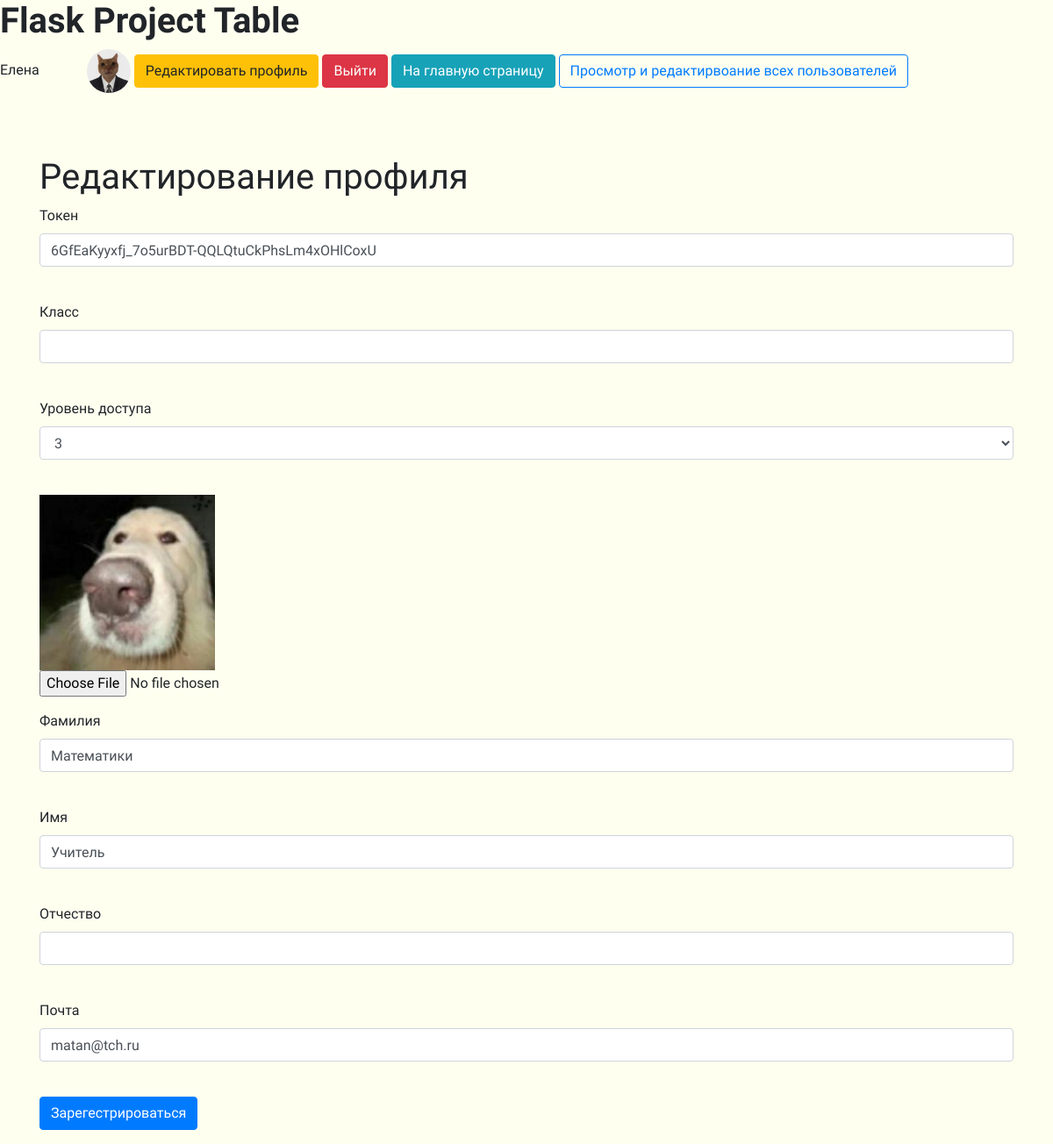
/user_edit/3 (signed in), run on the app's committed database.
### tables this page shows
CREATE TABLE "users"
(
	id INTEGER not null
		primary key,
	name VARCHAR,
	surname VARCHAR,
	patronymic VARCHAR,
	grade VARCHAR,
	email VARCHAR,
	hashed_password VARCHAR,
	modified_date DATETIME,
	access_level INTEGER,
	token VARCHAR
		unique,
	image VARCHAR default 'static/img/default.png'
);

### app.py (the view, shortened to what this page needs)
@app.route('/user_edit/<int:id>', methods=['GET', 'POST'])
@login_required
def user_edit(id):
    form = RegisterForm()
    level = 0
    if request.method == "GET":
        db_sess = db_session.create_session()
        if current_user.id == 1:
            user = db_sess.query(User).filter(User.id == id).first()
            form.access_level.choices = [(3, 3), (2, 2), (1, 1)]
            form.access_level.data = user.access_level
            level = 1 if user.id != 1 else 0
            form.password.validators = []
            form.password_again.validators = []
        else:
            user = db_sess.query(User).filter(User.id == current_user.id).first()
            form.access_level.choices = [user.access_level]
            level = 0
        if user:
            form.name.data = user.name
            form.surname.data = user.surname
            form.patronymic.data = user.patronymic
            form.grade.data = user.grade
            form.email.data = user.email
            form.token.data = user.token
        else:
            abort(404)
        image_path = user.image
    return render_template('register.html', title='Редактирование профиля', form=form,
                           level=level,
                           image_path=image_path)

### forms/register.py
class RegisterForm(FlaskForm):
    token = StringField('Токен', validators=[DataRequired()])
    grade = StringField('Класс')
    access_level = SelectField('Уровень доступа', choices=[(3, 3), (2, 2), (1, 1)])
    surname = StringField('Фамилия')
    name = StringField('Имя')
    patronymic = StringField('Отчество')
    email = EmailField('Почта', validators=[DataRequired()])
    password = PasswordField('Пароль', validators=[DataRequired()])
    password_again = PasswordField('Повторите пароль', validators=[DataRequired()])
    submit = SubmitField('Зарегестрироваться')

### app.py (called while the page is built)
@login_manager.user_loader
def load_user(user_id):
    db_sess = db_session.create_session()
    return db_sess.query(User).get(user_id)

### data/sqlalchemy/db_session.py (called while the page is built)
def create_session() -> Session:
    global __factory
    return __factory()

### templates/register.html (shortened to what this page needs)
{% extends "base.html" %}
{% block content %}
    <h1>{{ title }}</h1>
    <form action="" enctype=multipart/form-data method="post">
        <p>
            {{ form.token.label }}
            {% if level == 1 %}
                <br>{{ form.token(class="form-control", type="token") }}<br>
            {% else %}
                <br>{{ form.token(class="form-control", type="token", readonly="readonly") }}<br>
            {% endif %}
        <p>
            {{ form.grade.label }}
            {% if level == 1 %}
                <br>{{ form.grade(class="form-control", type="grade") }}<br>
            {% else %}
                <br>{{ form.grade(class="form-control", type="grade", readonly="readonly") }}<br>
            {% endif %}
        <p>
            {{ form.access_level.label }}<br>
            {{ form.access_level(class="form-control", type="access_level") }}<br>
        <p>
            <img src="{{ image_path }}" alt="А где">
            <input type=file class="form-control-file"
                   accept="image/png, image/jpg, image/jpeg" name=file value=Upload>
        <p>
            {{ form.surname.label }}<br>
            {{ form.surname(class="form-control", type="surname") }}<br>
        <p>
            {{ form.name.label }}<br>
            {{ form.name(class="form-control", type="name") }}<br>
        <p>
            {{ form.patronymic.label }}<br>
            {{ form.patronymic(class="form-control", type="patronymic") }}<br>
        <p>
            {{ form.email.label }}<br>
            {{ form.email(class="form-control", type="email") }}<br>
        <p>{{ form.submit(type="submit", class="btn btn-primary") }}</p>
    </form>
{% endblock %}

### templates/base.html (shortened to what this page needs)
<!DOCTYPE html>
<html lang="en">
<head>
    <link rel="stylesheet"
          href="https://stackpath.bootstrapcdn.com/bootstrap/4.4.1/css/bootstrap.min.css"
>
    <link rel="stylesheet" type="text/css"
          href="{{ url_for('static', filename='css/style.css') }}"/>
</head>
<body>
<h1 class="textFont SuperBold">Flask Project Table</h1>
<nav>
    {% if current_user.is_authenticated %}
        <div class="textFont">{{ current_user.name }}
            <img class="userImg" style="margin-left: 50px;" src="{{ current_user.image }}"
                 alt="А где" width=50 height=50>
            <a class="btn btn-warning" href="/user_edit/{{ current_user.id }}">Редактировать
                профиль</a>
            <a class="btn btn-danger" href="/logout">Выйти</a>
            <a class="btn btn-info" href="/">На главную страницу
            </a>
            {% if current_user.access_level == 3 %}
                <a class="btn btn-outline-primary" href="/users">Просмотр и редактирвоание всех
                    пользователей
                </a>
                </div>
            {% endif %}
        <br>
        <br>
        <br>
    {% else %}
        <p>
            <a class="btn btn-success" href="/token">Войти</a>
        </p>
    {% endif %}
</nav>
<main role="main" class="container">
    {% block content %}{% endblock %}
</main>
</body>
</html>

### static/css/style.css (style rules this page uses)
body { background-color: #fffff0; }
.userImg { border-radius: 50%; }
* { font-family: 'Comfortaa', cursive; }
.textFont { font-family: 'Comfortaa', cursive; }
.textFont.SuperBold { font-weight: 900; }
.btn { font-family: 'Comfortaa', cursive; }

### data on the page
users: name "Елена"
users: token "6GfEaKyyxfj_7o5urBDT-QQLQtuCkPhsLm4xOHlCoxU", access_level "3", image (picture), surname "Математики", name "Учитель", email "matan@tch.ru"

### other printed values
{{ title }} "Редактирование профиля"
